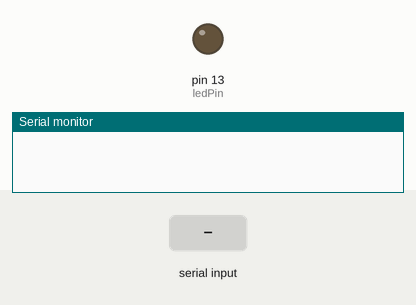
Simulated run of this sketch. Board: Arduino Uno, built with avr-gcc and run on an emulated ATmega328P. Shown: output pins drawn as LEDs (lit = HIGH), the last lines printed to the serial monitor. Inputs (shaded band) come from the test bench.

Above: at 1.2 s.
1.3 s: "1" received over Serial
2.8 s: "0" received over Serial
At 3.7 s:
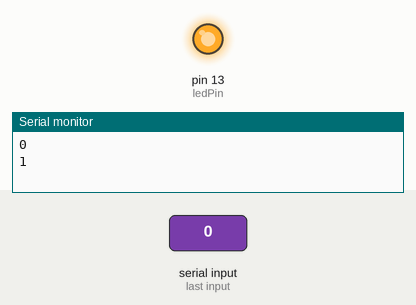
4.3 s: "2" received over Serial
At 4.9 s:
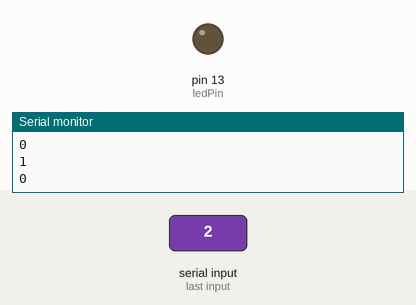
Timing chart, 0 to 7.3 s (numbered marks = the images above; inputs shaded):
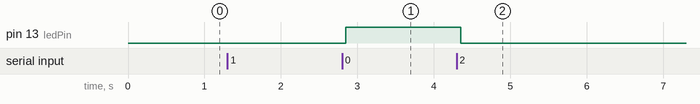

Measured:
- after the input at 2.8 s, pin 13 (ledPin): LOW → HIGH after 0.05 s
- after the input at 4.3 s, pin 13 (ledPin): HIGH → LOW after 0.05 s

The sketch:

practica28.ino
```cpp
int ledPin = 13;
boolean ledState = LOW;

String value;
void setup() {
  pinMode(8, INPUT);
  pinMode(13, OUTPUT);

  Serial.begin(9600);
  Serial.setTimeout(50);
  ledState = !ledState;
  digitalWrite(ledPin, LOW);

}


void loop() {
  if (Serial.available() > 0) {
    value = Serial.readString();

    ledState = !ledState;
    Serial.println(ledState);
    digitalWrite(ledPin, ledState);
  }
}
```
